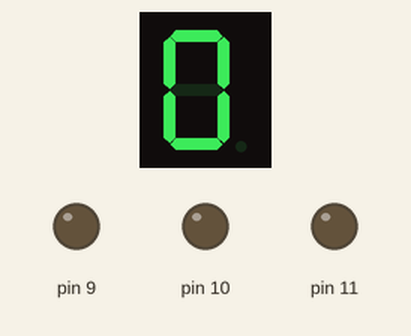
Simulated run of this sketch. Board: Arduino Uno, built with avr-gcc and run on an emulated ATmega328P. Parts: 1-digit seven-segment display, output pins drawn as LEDs (lit = HIGH). Wiring (inferred from the names in the program): 1-digit 7-segment display, segments lit when HIGH: segments pin 1, pin 2, pin 3, pin 4, pin 5, pin 6, pin 7, pin 8. The segment pins are drawn as the display they are named for; pins used as bus, display or sensor lines are not drawn.

Above: at 0.1 s.
At 1.1 s:
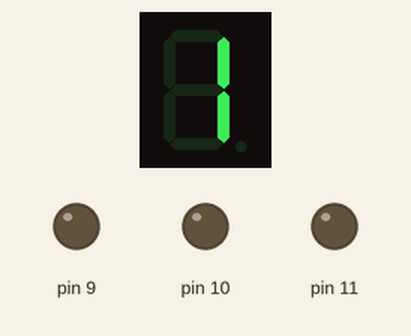
At 2.1 s:
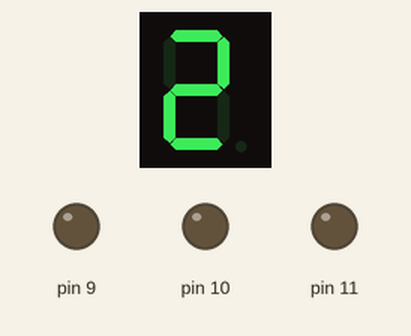
At 4.1 s:
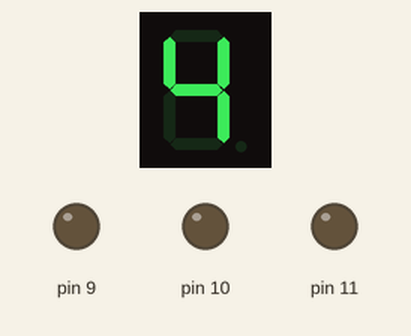
At 6.1 s:
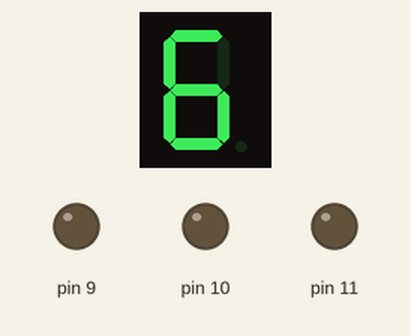
At 9.1 s:
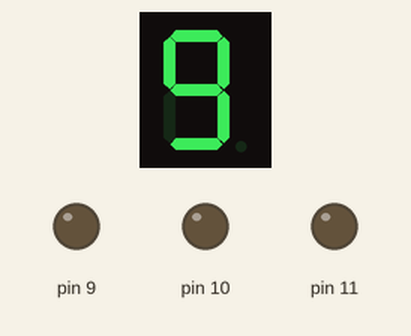

The sketch:

Display7noob.ino
```cpp
//Declaraciones
int a = 1;
int b = 2;
int c = 3;
int d = 4;
int e = 5;
int f = 6;
int g = 7;
int dp = 8;

//Funciones

void cero (){
  digitalWrite(a , HIGH);
  digitalWrite(b , HIGH);
  digitalWrite(c , HIGH);
  digitalWrite(d , HIGH);
  digitalWrite(e , HIGH);
  digitalWrite(f , HIGH);
  digitalWrite(g , LOW);
  digitalWrite(dp , LOW);
}

void uno (){
  digitalWrite(a , LOW);
  digitalWrite(b , HIGH);
  digitalWrite(c , HIGH);
  digitalWrite(d , LOW);
  digitalWrite(e , LOW);
  digitalWrite(f , LOW);
  digitalWrite(g , LOW);
  digitalWrite(dp , LOW);
}

void dos (){
  digitalWrite(a , HIGH);
  digitalWrite(b , HIGH);
  digitalWrite(c , LOW);
  digitalWrite(d , HIGH);
  digitalWrite(e , HIGH);
  digitalWrite(f , LOW);
  digitalWrite(g , HIGH);
  digitalWrite(dp , LOW);
}

void tres (){
  digitalWrite(a , HIGH);
  digitalWrite(b , HIGH);
  digitalWrite(c , HIGH);
  digitalWrite(d , HIGH);
  digitalWrite(e , LOW);
  digitalWrite(f , LOW);
  digitalWrite(g , HIGH);
  digitalWrite(dp , LOW);
}

void cuatro (){
  digitalWrite(a , LOW);
  digitalWrite(b , HIGH);
  digitalWrite(c , HIGH);
  digitalWrite(d , LOW);
  digitalWrite(e , LOW);
  digitalWrite(f , HIGH);
  digitalWrite(g , HIGH);
  digitalWrite(dp , LOW);
}

void cinco (){
  digitalWrite(a , HIGH);
  digitalWrite(b , LOW);
  digitalWrite(c , HIGH);
  digitalWrite(d , HIGH);
  digitalWrite(e , LOW);
  digitalWrite(f , HIGH);
  digitalWrite(g , HIGH);
  digitalWrite(dp , LOW);
}

void seis (){
  digitalWrite(a , HIGH);
  digitalWrite(b , LOW);
  digitalWrite(c , HIGH);
  digitalWrite(d , HIGH);
  digitalWrite(e , HIGH);
  digitalWrite(f , HIGH);
  digitalWrite(g , HIGH);
  digitalWrite(dp , LOW);
}

void siete (){
  digitalWrite(a , HIGH);
  digitalWrite(b , HIGH);
  digitalWrite(c , HIGH);
  digitalWrite(d , LOW);
  digitalWrite(e , LOW);
  digitalWrite(f , LOW);
  digitalWrite(g , LOW);
  digitalWrite(dp , LOW);
}

void ocho (){
  digitalWrite(a , HIGH);
  digitalWrite(b , HIGH);
  digitalWrite(c , HIGH);
  digitalWrite(d , HIGH);
  digitalWrite(e , HIGH);
  digitalWrite(f , HIGH);
  digitalWrite(g , HIGH);
  digitalWrite(dp , LOW);
}

void nueve (){
  digitalWrite(a , HIGH);
  digitalWrite(b , HIGH);
  digitalWrite(c , HIGH);
  digitalWrite(d , HIGH);
  digitalWrite(e , LOW);
  digitalWrite(f , HIGH);
  digitalWrite(g , HIGH);
  digitalWrite(dp , LOW);
}
//Fin Funciones

//Configuracion
void setup() {
  int i;
  for (i=1 ; i<=11 ; i++){
    pinMode(i , OUTPUT);
  }
}

//Bucle
void loop() {
  while(1){
    cero();
    delay(1000);
    uno();
    delay(1000);
    dos();
    delay(1000);
    tres();
    delay(1000);
    cuatro();
    delay(1000);
    cinco();
    delay(1000);
    seis();
    delay(1000);
    siete();
    delay(1000);
    ocho();
    delay(1000);
    nueve();
    delay(1000);
  }

}
```

Measured:
- by itself, everything shown: repeats every 10.0 s, in 10 steps
- what the display in image 1 shows lasts 1.0 s, from 1.0 s to 2.0 s
